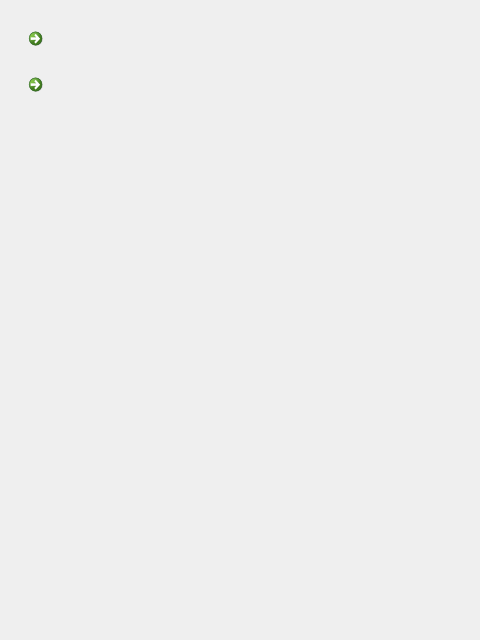
<?xml version="1.0" encoding="UTF-8"?>
<ui version="4.0">
 <class>MainPage</class>
 <widget class="QWidget" name="MainPage">
  <property name="geometry">
   <rect>
    <x>0</x>
    <y>0</y>
    <width>480</width>
    <height>640</height>
   </rect>
  </property>
  <property name="maximumSize">
   <size>
    <width>480</width>
    <height>640</height>
   </size>
  </property>
  <property name="windowTitle">
   <string>2048</string>
  </property>
  <property name="inputMethodHints">
   <set>Qt::ImhNone</set>
  </property>
  <widget class="QLabel" name="label">
   <property name="geometry">
    <rect>
     <x>0</x>
     <y>0</y>
     <width>481</width>
     <height>641</height>
    </rect>
   </property>
   <property name="text">
    <string/>
   </property>
   <property name="pixmap">
    <pixmap resource="images.qrc">:/images/MainPage.jpg</pixmap>
   </property>
  </widget>
  <widget class="QCommandLinkButton" name="quitInGame">
   <property name="geometry">
    <rect>
     <x>21</x>
     <y>21</y>
     <width>114</width>
     <height>46</height>
    </rect>
   </property>
   <property name="focusPolicy">
    <enum>Qt::ClickFocus</enum>
   </property>
   <property name="icon">
    <iconset resource="images.qrc">
     <normaloff>:/images/empty.png</normaloff>:/images/empty.png</iconset>
   </property>
  </widget>
  <widget class="QCommandLinkButton" name="backInGame">
   <property name="geometry">
    <rect>
     <x>21</x>
     <y>67</y>
     <width>114</width>
     <height>47</height>
    </rect>
   </property>
   <property name="focusPolicy">
    <enum>Qt::ClickFocus</enum>
   </property>
   <property name="icon">
    <iconset resource="images.qrc">
     <normaloff>:/images/empty.png</normaloff>:/images/empty.png</iconset>
   </property>
  </widget>
 </widget>
 <layoutdefault spacing="6" margin="11"/>
 <resources>
  <include location="images.qrc"/>
 </resources>
 <connections/>
</ui>
